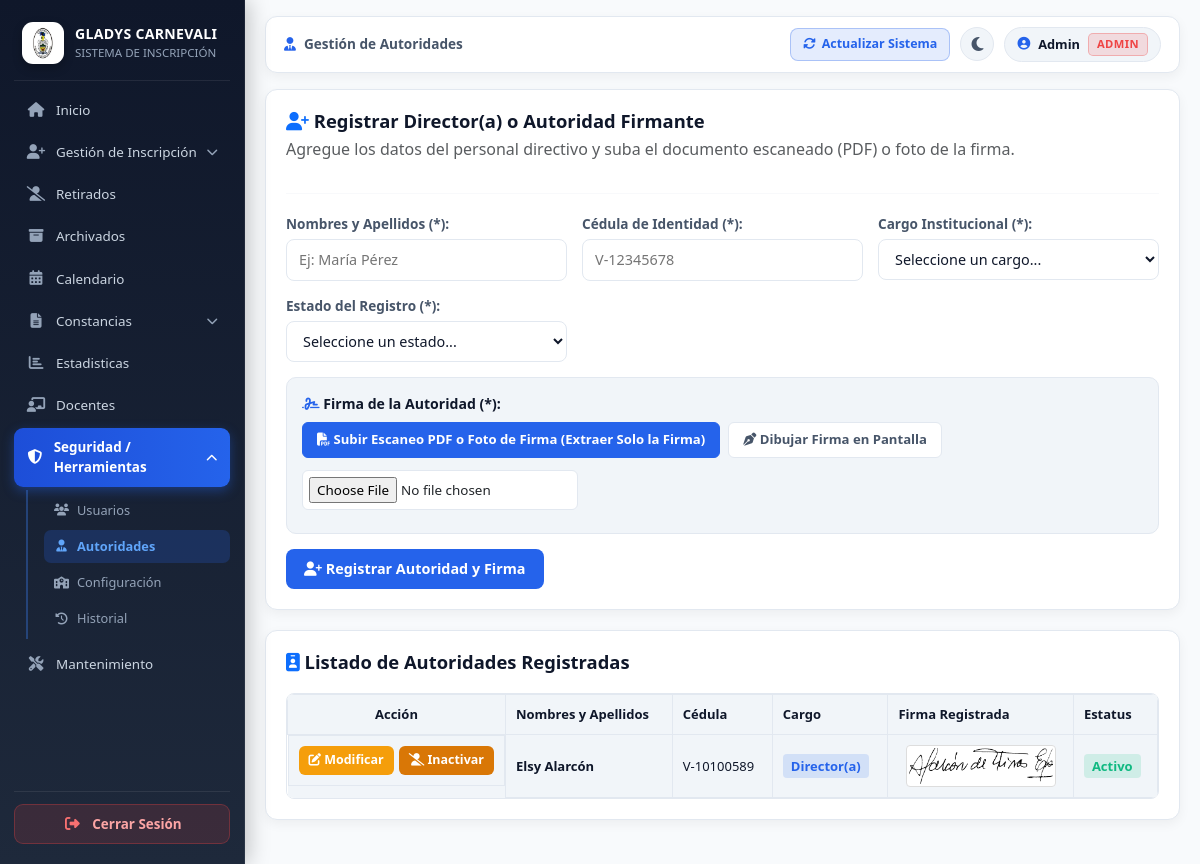
The page /autoridades.php (signed in) on the database its author committed.
### tables this page shows
CREATE TABLE `autoridades` (
  `id` int(11) NOT NULL AUTO_INCREMENT,
  `nombres_apellidos` varchar(150) NOT NULL,
  `cedula` varchar(20) NOT NULL,
  `cargo` varchar(100) NOT NULL,
  `estatus` varchar(20) DEFAULT 'Activo',
  `firma` varchar(255) DEFAULT NULL,
  PRIMARY KEY (`id`)
);

### autoridades.php (the view, shortened to what this page needs)
<?php
include("conexion.php");
$editando = false;
$edit_nombres = "";
$edit_cedula = "";
$rol_actual = $_SESSION['rol'] ?? 'Administrador';
$archivo_destino_aut = basename($_SERVER['PHP_SELF']);
?>
<!DOCTYPE html>
<html lang="es">
<head>
    <link href="https://cdn.jsdelivr.net/npm/bootstrap@5.3.0/dist/css/bootstrap.min.css" rel="stylesheet">
    <link rel="stylesheet" href="https://cdnjs.cloudflare.com/ajax/libs/font-awesome/6.4.0/css/all.min.css">
</head>
<body>
    <?php include("menu.php"); ?>
    <main class="main-content">
        <div class="top-header-bar">
            <div class="top-breadcrumb">
                <i class="fas fa-user-tie" style="color: #2563eb;"></i>
                <span>Gestión de Autoridades</span>
            </div>
            <div class="top-actions">
                <button type="button" class="tool-action-btn btn-refresh-cache" onclick="actualizarDashboard()" title="Actualizar datos del sistema">
                    <i class="fas fa-sync-alt" id="refreshIcon"></i> Actualizar Sistema
                </button>
                <button type="button" class="btn-theme-switch" onclick="toggleDashboardTheme()" title="Cambiar Modo Claro / Oscuro">
                    <i class="fas fa-moon" id="dashThemeIcon"></i>
                </button>
                <div class="user-profile-pill">
                    <i class="fas fa-user-circle" style="color: #2563eb;"></i>
                    <span><?php echo htmlspecialchars($_SESSION['usuario'] ?? 'Usuario'); ?></span>
                    <span class="role-badge <?php echo $es_administrador ? 'badge-admin' : 'badge-coord'; ?>">
                        <?php echo $es_administrador ? 'Admin' : htmlspecialchars($rol_actual); ?>
                    </span>
                </div>
            </div>
        </div>
        <div class="card">
            <h2><i class="fas fa-user-plus text-primary" style="color: #2563eb;"></i> <?php echo $editando ? 'Modificar Autoridad / Directivo' : 'Registrar Director(a) o Autoridad Firmante'; ?></h2>
            <p class="text-muted" style="color: var(--text-secondary);">Agregue los datos del personal directivo y suba el documento escaneado (PDF) o foto de la firma.</p>
            <hr style="margin-bottom: 20px; border: 0; border-top: 1px solid var(--border-color);">
            <form method="POST" action="<?php echo $archivo_destino_aut; ?>" enctype="multipart/form-data" id="formAutoridad" onsubmit="return validarEnvioFirma()">
                <div class="form-grid">
                    <div class="form-group">
                        <label>Nombres y Apellidos (*):</label>
                        <input type="text" name="nombres_apellidos" minlength="10" maxlength="80" pattern="[A-Za-zÁÉÍÓÚáéíóúñÑ\s]{10,80}" title="Solo letras y espacios" oninput="this.value = this.value.replace(/[^A-Za-zÁÉÍÓÚáéíóúñÑ\s]/g, '')" required value="<?php echo htmlspecialchars($edit_nombres); ?>" placeholder="Ej: María Pérez">
                    </div>
                    <div class="form-group">
                        <label>Cédula de Identidad (*):</label>
                        <input type="text" name="cedula" minlength="7" maxlength="12" pattern="[VE]-\d{6,8}" title="Debe incluir la inicial y el guion, ej: V-12345678" required value="<?php echo htmlspecialchars($edit_cedula); ?>" placeholder="V-12345678">
                    </div>
                    <div class="form-group">
                        <label>Cargo Institucional (*):</label>
                        <select name="cargo" required>
                            <option value="">Seleccione un cargo...</option>
                        </select>
                    </div>
                    <div class="form-group">
                        <label>Estado del Registro (*):</label>
                        <select name="estatus" required>
                            <option value="">Seleccione un estado...</option>
                        </select>
                    </div>
                </div>
                <div class="firma-panel-box">
                    <label style="font-size: 0.88rem; font-weight: 700; color: var(--text-primary); margin-bottom: 8px; display: block;">
                        <i class="fas fa-signature" style="color: #2563eb;"></i> Firma de la Autoridad <?php echo $editando ? '(Opcional si no desea cambiarla)' : '(*)'; ?>:
                    </label>
                    <div class="firma-tabs">
                        <button type="button" class="btn-tab-firma active" id="tabSubirBtn" onclick="cambiarModoFirma('subir')">
                            <i class="fas fa-file-pdf"></i> Subir Escaneo PDF o Foto de Firma (Extraer Solo la Firma)
                        </button>
                        <button type="button" class="btn-tab-firma" id="tabDibujarBtn" onclick="cambiarModoFirma('dibujar')">
                            <i class="fas fa-pen-nib"></i> Dibujar Firma en Pantalla
                        </button>
                    </div>
                    <div id="seccionSubirFoto">
                        <div style="display: flex; gap: 12px; align-items: center; flex-wrap: wrap; margin-bottom: 8px;">
                            <input type="file" name="firma" id="inputFotoFirma" accept="image/*,.pdf,application/pdf" style="padding: 6px; max-width: 330px; background: var(--bg-surface); border: 1px solid var(--border-color); border-radius: 6px; font-size: 0.84rem;">
                        </div>
                    </div>
                </div>
                <div style="display: flex; gap: 10px; margin-top: 15px;">
                    <button type="submit" class="btn-guardar"><i class="fas <?php echo $editando ? 'fa-save' : 'fa-user-plus'; ?>"></i> <?php echo $editando ? 'Guardar Cambios' : 'Registrar Autoridad y Firma'; ?></button>
                </div>
            </form>
        </div>
        <div class="card">
            <h2><i class="fas fa-id-badge text-primary" style="color: #2563eb;"></i> Listado de Autoridades Registradas</h2>
            <div class="table-responsive">
                <table>
                    <tr>
                        <th style="text-align: center; width: 170px;">Acción</th>
                        <th>Nombres y Apellidos</th>
                        <th>Cédula</th>
                        <th>Cargo</th>
                        <th>Firma Registrada</th>
                        <th>Estatus</th>
                    </tr>
                    <?php
                    if ($conexion instanceof PDO) {
                        $stmt_aut = $conexion->query("SELECT * FROM autoridades ORDER BY id DESC");
                        $res_aut = $stmt_aut->fetchAll(PDO::FETCH_ASSOC);
                        if (!empty($res_aut)) {
                            foreach($res_aut as $a) {
                                $estatus_val = $a['estatus'] ?? 'Activo';
                                $badge_color = ($estatus_val === 'Activo') ? 'background:rgba(16, 185, 129, 0.15); color:#10b981;' : 'background:rgba(217, 119, 6, 0.15); color:#d97706;';
                                $img_firma = (!empty($a['firma']) && file_exists($a['firma']))
                                    ? "<img src='{$a['firma']}?v=" . time() . "' alt='Firma' style='height: 42px; object-fit: contain; background: #fff; padding: 2px; border: 1px solid #ddd; border-radius: 4px;'>"
                                    : "<span style='color: #999; font-size: 0.8rem;'>Sin firma</span>";
                                echo "<tr>
                                        <td style='text-align: center; display: flex; gap: 5px; justify-content: center;'>
                                            <a href='{$archivo_destino_aut}?editar=" . $a['id'] . "' class='btn-modificar' title='Modificar'>
                                                <i class='fas fa-edit'></i> Modificar
                                            </a>";
                                if ($estatus_val === 'Activo') {
                                    echo "<form method='POST' action='{$archivo_destino_aut}' style='margin:0;'>
                                                <input type='hidden' name='accion' value='inactivar_autoridad'>
                                                <input type='hidden' name='id_autoridad' value='" . $a['id'] . "'>
                                                <button type='submit' class='btn-inactivar' onclick=\"return confirm('¿Está seguro de inactivar esta autoridad?');\" title='Inactivar'>
                                                    <i class='fas fa-user-slash'></i> Inactivar
                                                </button>
                                            </form>";
                                } else {
                                    echo "<span style='font-size:0.75rem; color:var(--text-secondary); align-self:center;'>Inactivo</span>";
                                }
                                echo "</td>
                                        <td><strong>" . htmlspecialchars($a['nombres_apellidos']) . "</strong></td>
                                        <td>" . htmlspecialchars($a['cedula']) . "</td>
                                        <td><span style='background:rgba(37, 99, 235, 0.15); color:#2563eb; padding:3px 8px; border-radius:4px; font-weight:600;'>" . htmlspecialchars($a['cargo']) . "</span></td>
                                        <td style='text-align: center;'>{$img_firma}</td>
                                        <td><span style='" . $badge_color . " padding:3px 8px; border-radius:4px; font-weight:600;'>" . htmlspecialchars($estatus_val) . "</span></td>
                                      </tr>";
                            }
                        } else {
                            echo "<tr><td colspan='6' style='text-align: center; color: var(--text-secondary); padding: 20px;'>No hay autoridades registradas en el sistema.</td></tr>";
                        }
                    }
                    ?>
                </table>
            </div>
        </div>
    </main>
</body>
</html>

### rows shown on the page
autoridades: nombres_apellidos "Elsy Alarcón", cedula "V-10100589", cargo "Director(a)", firma (picture), estatus "Activo"

### other values the page prints
$_SESSION['usuario'] "Admin"
